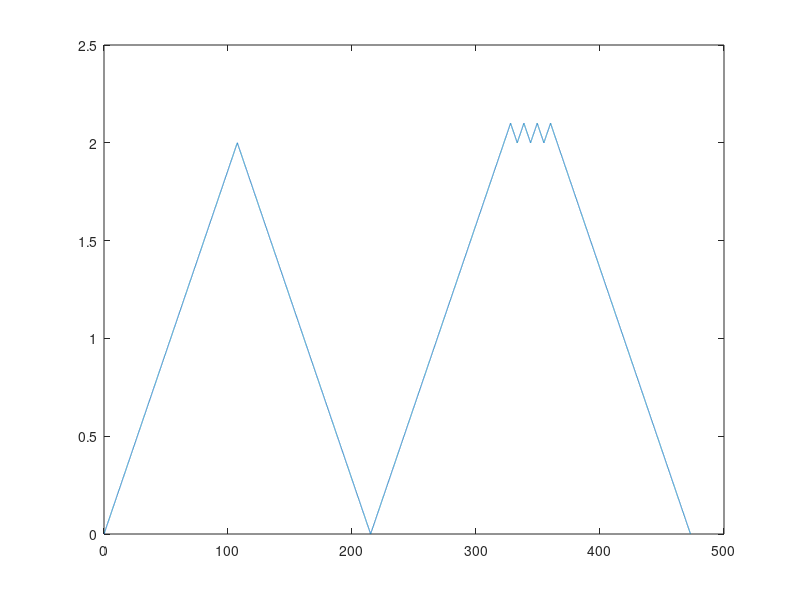

This chart was generated by the following MATLAB code:
clear all;

%%

Sampling_rate=100;
d_t=1/Sampling_rate;

Predicted_X_V_Ratio=430/10; %micron/volt
Predicted_PZT_Velocity=0.8;   %micron/sec
Calculated_V_Rate=Predicted_PZT_Velocity/Predicted_X_V_Ratio;   %volt/sec
d_V=d_t*Calculated_V_Rate;


V_start=0;
V_max_1=2;
V_max_2=2.1;
V_max_3=2.1;
V_max_4=2.1;
V_max_5=2.1;

V_min_1=0;
V_min_2=2;
V_min_3=2;
V_min_4=2;
V_min_5=0;

V_forward_1=V_start:d_V:V_max_1;
V_backward_1=(V_max_1-d_V):-d_V:V_min_1;
V_forward_2=(V_min_1+d_V):d_V:V_max_2;
V_backward_2=(V_max_2-d_V):-d_V:V_min_2;
V_forward_3=(V_min_2+d_V):d_V:V_max_3;
V_backward_3=(V_max_3-d_V):-d_V:V_min_3;
V_forward_4=(V_min_3+d_V):d_V:V_max_4;
V_backward_4=(V_max_4-d_V):-d_V:V_min_4;
V_forward_5=(V_min_4+d_V):d_V:V_max_5;
V_backward_5=(V_max_5-d_V):-d_V:V_min_5;


V=[V_forward_1 V_backward_1 V_forward_2 V_backward_2 V_forward_3 V_backward_3  V_forward_4 V_backward_4  V_forward_5 V_backward_5]';
T=[d_t:d_t:d_t*length(V)]';

plot(T,V);

Output=[T V];
cd('D:\160112_PZT calibration');
dlmwrite(sprintf('Waveform_SR%dHz_V%dmicronsec.txt',Sampling_rate,Predicted_PZT_Velocity),Output,'delimiter','\t','newline','pc','precision', '%.6f');
